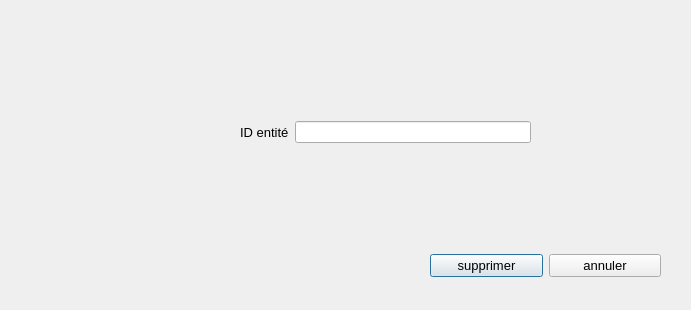
<?xml version="1.0" encoding="UTF-8"?>
<ui version="4.0">
 <class>supprimere</class>
 <widget class="QDialog" name="supprimere">
  <property name="geometry">
   <rect>
    <x>0</x>
    <y>0</y>
    <width>691</width>
    <height>310</height>
   </rect>
  </property>
  <property name="windowTitle">
   <string>Dialog</string>
  </property>
  <widget class="QWidget" name="layoutWidget">
   <property name="geometry">
    <rect>
     <x>430</x>
     <y>240</y>
     <width>231</width>
     <height>51</height>
    </rect>
   </property>
   <layout class="QHBoxLayout" name="horizontalLayout">
    <item>
     <widget class="QPushButton" name="pushButton">
      <property name="font">
       <font>
        <pointsize>10</pointsize>
       </font>
      </property>
      <property name="text">
       <string>supprimer</string>
      </property>
     </widget>
    </item>
    <item>
     <widget class="QPushButton" name="pushButton_2">
      <property name="font">
       <font>
        <pointsize>10</pointsize>
       </font>
      </property>
      <property name="text">
       <string>annuler</string>
      </property>
     </widget>
    </item>
   </layout>
  </widget>
  <widget class="QWidget" name="layoutWidget">
   <property name="geometry">
    <rect>
     <x>240</x>
     <y>120</y>
     <width>291</width>
     <height>24</height>
    </rect>
   </property>
   <layout class="QHBoxLayout" name="horizontalLayout_2">
    <item>
     <widget class="QLabel" name="label">
      <property name="font">
       <font>
        <pointsize>10</pointsize>
       </font>
      </property>
      <property name="text">
       <string>ID entité</string>
      </property>
     </widget>
    </item>
    <item>
     <widget class="QLineEdit" name="lineEdit_suppe"/>
    </item>
   </layout>
  </widget>
  <widget class="QLabel" name="label_2">
   <property name="geometry">
    <rect>
     <x>40</x>
     <y>90</y>
     <width>171</width>
     <height>181</height>
    </rect>
   </property>
   <property name="styleSheet">
    <string notr="true">image: url(:/supp2.png);</string>
   </property>
   <property name="text">
    <string/>
   </property>
  </widget>
 </widget>
 <resources/>
 <connections/>
</ui>
